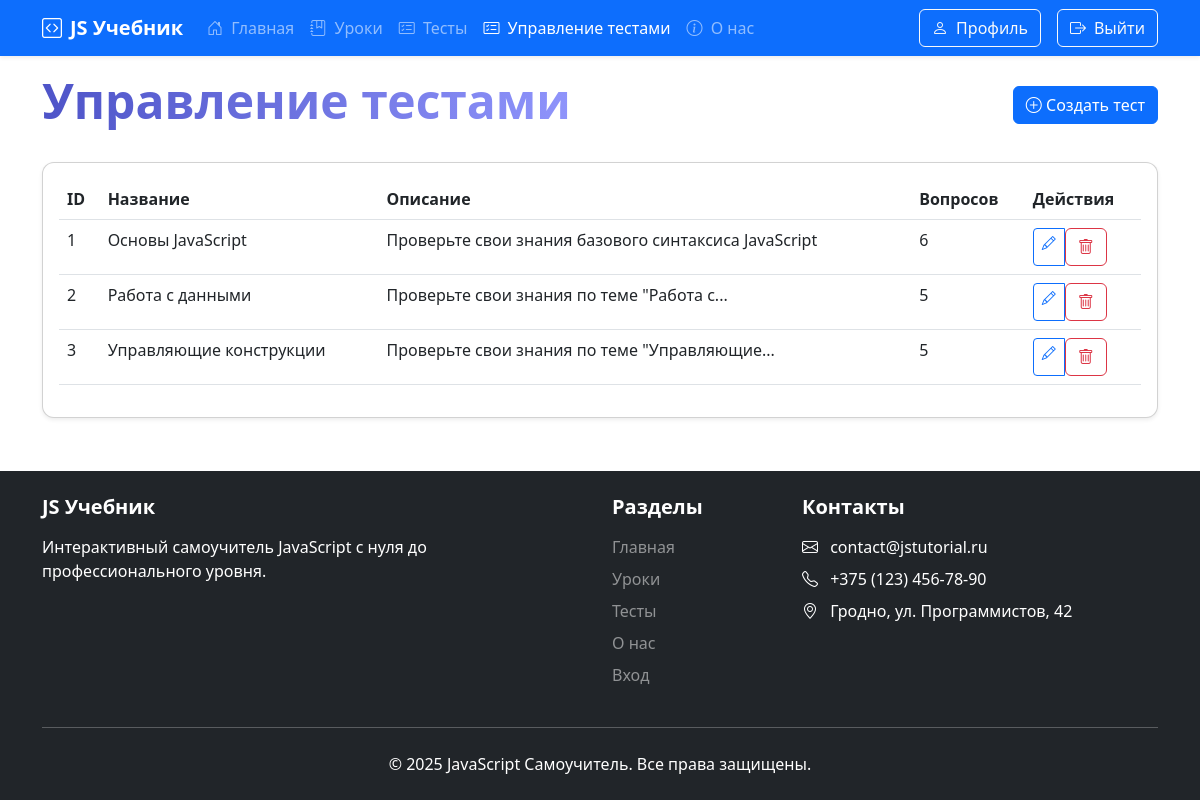
Screenshot of /admin/tests (signed in) with the database file from the repository.
### app.py (models this page shows, shortened)
class Test(db.Model):
    id = db.Column(db.Integer, primary_key=True)
    title = db.Column(db.String(100), nullable=False)
    description = db.Column(db.Text)
    questions = db.relationship('TestQuestion', backref='test_relation', lazy=True, cascade='all,delete')
    test_results = db.relationship('TestResult', backref='test_relation', lazy=True)

### app.py (the view)
@app.route('/admin/tests')
def admin_tests():
    if not ('name' in session and Users.query.filter_by(email=session['name']).first().root == 1):
        abort(403)
    tests = Test.query.all()
    return render_template("admin_tests.html", tests=tests)

### app.py (called while the page is built)
@app.context_processor
def inject_user():
    def get_user_name():
        if 'name' in session:
            return Users.query.filter_by(email=session['name']).first()
    return dict(active_user=get_user_name())

### templates/admin_tests.html (shortened to what this page needs)
{% extends 'base.html' %}
{% block main %}
<div class="container my-3">
    <div class="d-flex justify-content-between align-items-center mb-4">
        <h1 class="display-5 fw-bold text-gradient-primary">Управление тестами</h1>
        <a href="{{ url_for('new_test') }}" class="btn btn-primary">
            <i class="bi bi-plus-circle"></i> Создать тест
        </a>
    </div>
    <div class="card shadow-sm">
        <div class="card-body">
            <div class="table-responsive">
                <table class="table table-hover">
                    <thead>
                        <tr>
                            <th>ID</th>
                            <th>Название</th>
                            <th>Описание</th>
                            <th>Вопросов</th>
                            <th>Действия</th>
                        </tr>
                    </thead>
                    <tbody>
                        {% for test in tests %}
                        <tr>
                            <td>{{ test.id }}</td>
                            <td>{{ test.title }}</td>
                            <td>{{ test.description|truncate(50) }}</td>
                            <td>{{ test.questions|length }}</td>
                            <td>
                                <div class="btn-group btn-group-sm">
                                    <a href="{{ url_for('edit_test', test_id=test.id) }}"
                                       class="btn btn-outline-primary">
                                        <i class="bi bi-pencil"></i>
                                    </a>
                                    <form method="POST" action="{{ url_for('delete_test', test_id=test.id) }}"
                                          onsubmit="return confirm('Удалить тест и все вопросы?')">
                                        <button type="submit" class="btn btn-outline-danger">
                                            <i class="bi bi-trash"></i>
                                        </button>
                                    </form>
                                </div>
                            </td>
                        </tr>
                        {% else %}
                        <tr>
                            <td colspan="5" class="text-center text-muted py-4">Нет созданных тестов</td>
                        </tr>
                        {% endfor %}
                    </tbody>
                </table>
            </div>
        </div>
    </div>
</div>
{% endblock %}

### static/css/style.css (style rules this page uses)
html, body { height: 100%; margin: 0; }
body { display: flex; flex-direction: column; }
.card { transition: transform 0.3s, box-shadow 0.3s; }
.text-gradient-primary { background: linear-gradient(45deg, #0d6efd, #0dcaf0); -webkit-background-clip: text; background-clip: text; color: transparent; }
.text-gradient-primary { background: linear-gradient(90deg, #4e54c8 0%, #8f94fb 100%); -webkit-background-clip: text; background-clip: text; color: transparent; display: inline-block; }
.card { border-radius: 12px; overflow: hidden; }

### rows the page displays
Test: id "1", title "Основы JavaScript", description "Проверьте свои знания базового синтаксиса JavaScript", questions|length "6"
Test: id "2", title "Работа с данными", description "Проверьте свои знания по теме \"Работа с...", questions|length "5"
Test: id "3", title "Управляющие конструкции", description "Проверьте свои знания по теме \"Управляющие...", questions|length "5"
